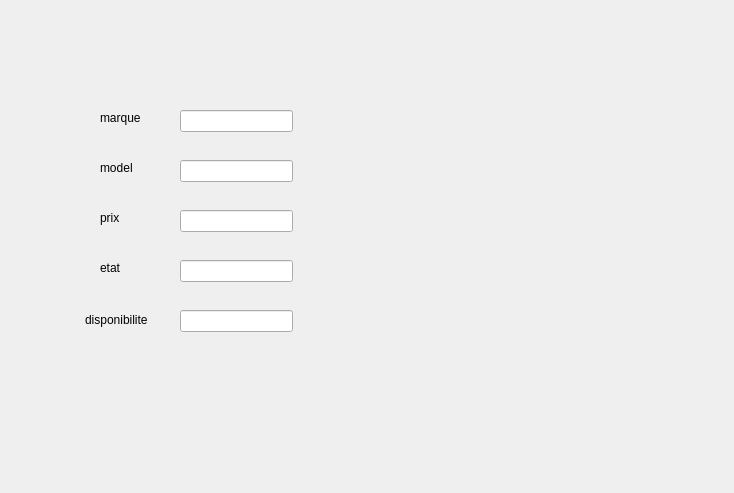
<?xml version="1.0" encoding="UTF-8"?>
<ui version="4.0">
 <class>modifiereq</class>
 <widget class="QDialog" name="modifiereq">
  <property name="geometry">
   <rect>
    <x>0</x>
    <y>0</y>
    <width>734</width>
    <height>493</height>
   </rect>
  </property>
  <property name="windowTitle">
   <string>Dialog</string>
  </property>
  <widget class="QLabel" name="label">
   <property name="geometry">
    <rect>
     <x>100</x>
     <y>110</y>
     <width>56</width>
     <height>16</height>
    </rect>
   </property>
   <property name="text">
    <string>marque</string>
   </property>
  </widget>
  <widget class="QLineEdit" name="lineEdit">
   <property name="geometry">
    <rect>
     <x>180</x>
     <y>110</y>
     <width>113</width>
     <height>22</height>
    </rect>
   </property>
  </widget>
  <widget class="QLineEdit" name="lineEdit_2">
   <property name="geometry">
    <rect>
     <x>180</x>
     <y>160</y>
     <width>113</width>
     <height>22</height>
    </rect>
   </property>
  </widget>
  <widget class="QLabel" name="label_2">
   <property name="geometry">
    <rect>
     <x>100</x>
     <y>160</y>
     <width>56</width>
     <height>16</height>
    </rect>
   </property>
   <property name="text">
    <string>model</string>
   </property>
  </widget>
  <widget class="QLineEdit" name="lineEdit_3">
   <property name="geometry">
    <rect>
     <x>180</x>
     <y>210</y>
     <width>113</width>
     <height>22</height>
    </rect>
   </property>
  </widget>
  <widget class="QLabel" name="label_3">
   <property name="geometry">
    <rect>
     <x>100</x>
     <y>210</y>
     <width>56</width>
     <height>16</height>
    </rect>
   </property>
   <property name="text">
    <string>prix</string>
   </property>
  </widget>
  <widget class="QLineEdit" name="lineEdit_4">
   <property name="geometry">
    <rect>
     <x>180</x>
     <y>260</y>
     <width>113</width>
     <height>22</height>
    </rect>
   </property>
  </widget>
  <widget class="QLabel" name="label_4">
   <property name="geometry">
    <rect>
     <x>100</x>
     <y>260</y>
     <width>56</width>
     <height>16</height>
    </rect>
   </property>
   <property name="text">
    <string>etat</string>
   </property>
  </widget>
  <widget class="QLineEdit" name="lineEdit_5">
   <property name="geometry">
    <rect>
     <x>180</x>
     <y>310</y>
     <width>113</width>
     <height>22</height>
    </rect>
   </property>
  </widget>
  <widget class="QLabel" name="label_5">
   <property name="geometry">
    <rect>
     <x>85</x>
     <y>310</y>
     <width>71</width>
     <height>20</height>
    </rect>
   </property>
   <property name="text">
    <string>disponibilite</string>
   </property>
  </widget>
 </widget>
 <resources/>
 <connections/>
</ui>
